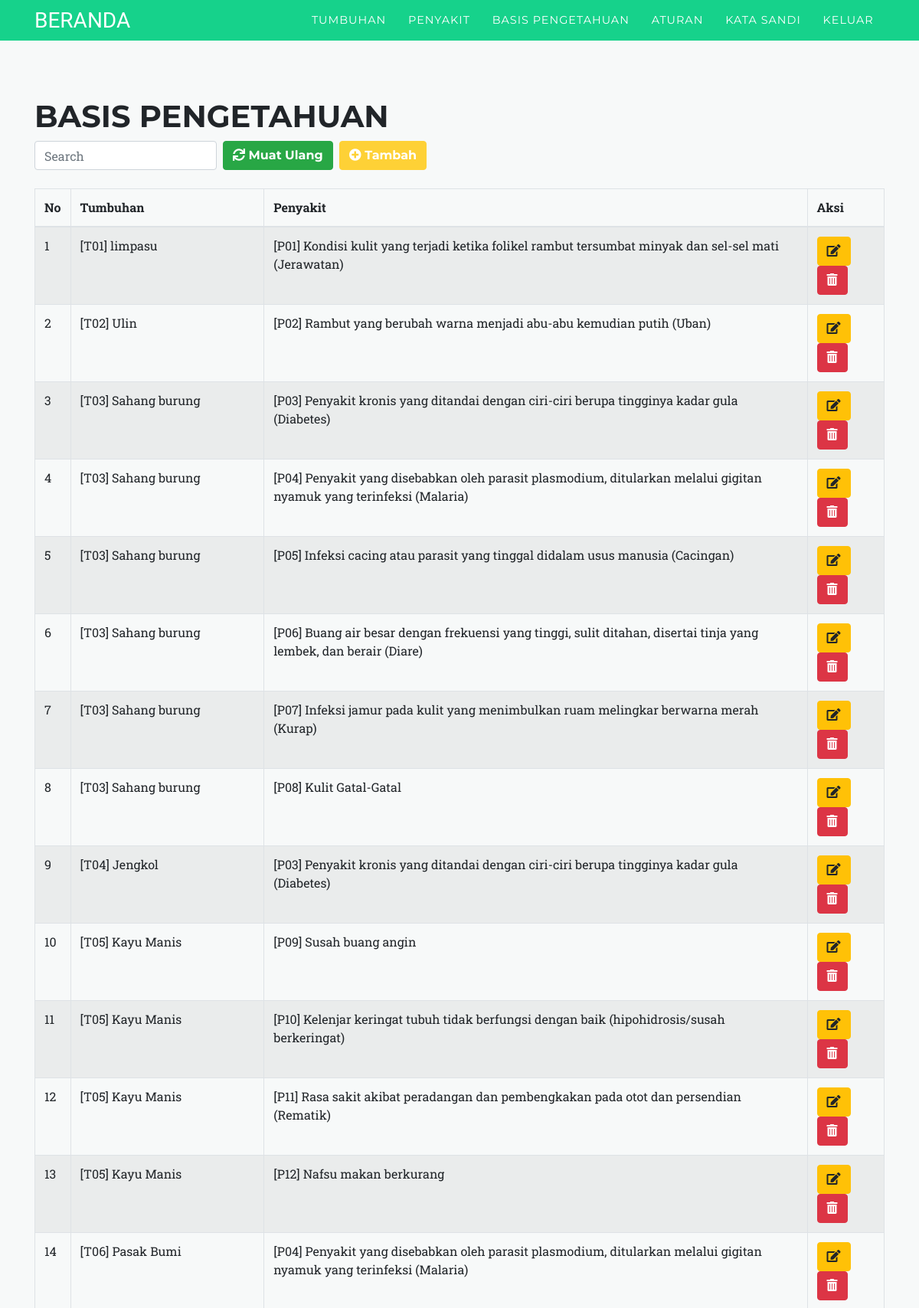
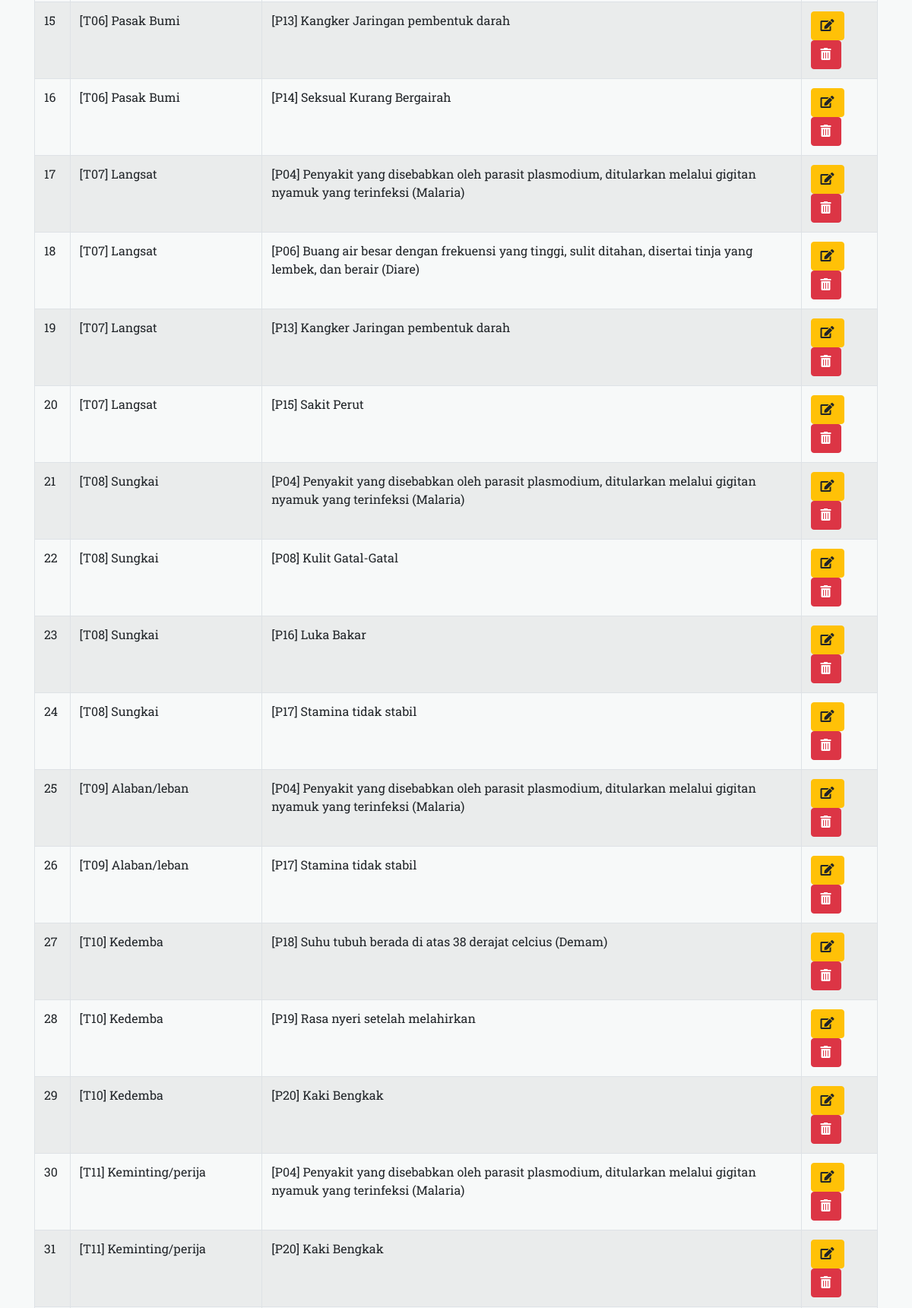
The app's page /index.php?m=relasi (signed in, upper part) with its own data (2 pictures, top to bottom).
### tables this page shows
CREATE TABLE `relasi` (
  `ID` int(11) NOT NULL,
  `kode_tumbuhan` varchar(16) DEFAULT NULL,
  `kode_penyakit` varchar(16) DEFAULT NULL
);

CREATE TABLE `tumbuhan` (
  `kode_tumbuhan` varchar(16) NOT NULL,
  `nama_tumbuhan` varchar(255) DEFAULT NULL,
  `khasiat` text DEFAULT NULL,
  `solusi` text DEFAULT NULL
);

CREATE TABLE `penyakit` (
  `kode_penyakit` varchar(16) NOT NULL,
  `nama_penyakit` varchar(255) DEFAULT NULL
);

### bahasa_indonesia.php (called while the page is built, shortened)
<?php
$lang_menu_tumbuhan = "Tumbuhan";
$lang_menu_aksi = "Aksi";
$lang_menu_penyakit = "Penyakit";
$lang_menu_knowledgebased = "BASIS PENGETAHUAN";
$lang_menu_pencarian = "Search ";
$lang_menu_refresh = "Muat Ulang";
$lang_menu_tambah = "Tambah";
?>

### functions.php (called while the page is built, shortened)
<?php
$config["server"]='localhost';
$config["username"]='root';
$config["password"]='';
$config["database_name"]='dbtum';
include'includes/db.php';
$db = new DB($config['server'], $config['username'], $config['password'], $config['database_name']);
include'includes/general.php';

### includes/general.php (called while the page is built, shortened)
<?php
function esc_field($str){
    if (!get_magic_quotes_gpc())
        return addslashes($str);
    else
        return $str;
}

### includes/db.php (called while the page is built, shortened)
<?php
class DB{
    var $conn = null;
    public function __construct($host, $username, $passwd, $dbname){
        $this->conn = mysqli_connect($host, $username, $passwd, $dbname);
    }
    public function query($sql){
        $query = mysqli_query($this->conn, $sql) or die('<pre>Error mysqli_query: ' . mysqli_error($this->conn) . '<br />' . $sql . '</pre>');
        return $query;
    }
    public function get_results($sql){
        $query = $this->query($sql);
        $arr = array();
        while($row = mysqli_fetch_object($query)){
            $arr[] = $row;
        }
        return $arr;
    }
}

### relasi.php (the view, shortened to what this page needs)
<br><br><br>
<div class="page-header">
    <h1><?php echo $lang_menu_knowledgebased;?></h1>
</div>
<div class="panel panel-default">
    <div class="panel-heading">
        <form class="form-inline">
            <div class="form-group">
                <input class="form-control" type="text" placeholder="<?php echo $lang_menu_pencarian;?>" name="q" value="<?=$_GET['q']?>" />
            </div>&nbsp;&nbsp;
            <div class="form-group">
                <button class="btn btn-success"><i class="fa fa-refresh" aria-hidden="true"></i> <?php echo $lang_menu_refresh;?></button>
            </div>&nbsp;&nbsp;
            <div class="form-group">
                <a class="btn btn-primary" href="?m=relasi_tambah"><i class="fa fa-plus-circle" aria-hidden="true"></i> <?php echo $lang_menu_tambah;?></a>
            </div>
        </form>
    </div><br>
    <div class="table-responsive">
        <table class="table table-bordered table-hover table-striped">
            <thead><tr class="nw">
                <th>No</th>
                <th><?php echo $lang_menu_tumbuhan;?></th>
                <th><?php echo $lang_menu_penyakit;?></th>
<th><?php echo $lang_menu_aksi;?></th>
            </tr></thead>
            <?php
            $q = esc_field($_GET['q']);
            $rows = $db->get_results("SELECT r.ID, r.kode_penyakit, d.kode_tumbuhan,  g.nama_penyakit, d.nama_tumbuhan
                FROM relasi r INNER JOIN tumbuhan d ON d.`kode_tumbuhan`=r.`kode_tumbuhan` INNER JOIN penyakit g ON g.`kode_penyakit`=r.`kode_penyakit`
                WHERE r.kode_penyakit LIKE '%$q%'
                    OR r.kode_tumbuhan LIKE '%$q%'
                    OR g.nama_penyakit LIKE '%$q%'
                    OR d.nama_tumbuhan LIKE '%$q%'
                ORDER BY r.kode_tumbuhan, r.kode_penyakit");
            $no=0;
            foreach($rows as $row):?>
            <tr>
                <td class="danger"><?=++$no ?></td>
                <td class="info">[<?=$row->kode_tumbuhan . '] ' . $row->nama_tumbuhan?></td>
                <td class="warning">[<?=$row->kode_penyakit . '] ' . $row->nama_penyakit?></td>
                <td class="success">
                    <a class="btn btn-xs btn-warning" href="?m=relasi_ubah&ID=<?=$row->ID?>"><i class="fa fa-edit" aria-hidden="true"></i></a>
                    <a class="btn btn-xs btn-danger" href="aksi.php?act=relasi_hapus&ID=<?=$row->ID?>" onclick="return confirm('Hapus data?')"><i class="fa fa-trash-alt" aria-hidden="true"></i></a>
                </td>
            </tr>
            <?php endforeach;?>
        </table>
    </div>
</div>

### biodata/css/modern-business.css (style rules this page uses)
body { padding-top: 56px; }

### records on screen
relasi: kode_tumbuhan.kode_tumbuhan "T01", kode_tumbuhan.nama_tumbuhan "limpasu", kode_penyakit "P01", kode_penyakit.nama_penyakit "Kondisi kulit yang terjadi ketika folikel rambut tersumbat minyak dan sel-sel mati (Jerawatan)"
relasi: kode_tumbuhan.kode_tumbuhan "T02", kode_tumbuhan.nama_tumbuhan "Ulin", kode_penyakit "P02", kode_penyakit.nama_penyakit "Rambut yang berubah warna menjadi abu-abu kemudian putih (Uban)"
relasi: kode_tumbuhan.kode_tumbuhan "T03", kode_tumbuhan.nama_tumbuhan "Sahang burung", kode_penyakit "P03", kode_penyakit.nama_penyakit "Penyakit kronis yang ditandai dengan ciri-ciri berupa tingginya kadar gula (Diabetes)"
relasi: kode_tumbuhan.kode_tumbuhan "T03", kode_tumbuhan.nama_tumbuhan "Sahang burung", kode_penyakit "P04", kode_penyakit.nama_penyakit "Penyakit yang disebabkan oleh parasit plasmodium, ditularkan melalui gigitan nyamuk yang terinfeksi (Malaria)"
relasi: kode_tumbuhan.kode_tumbuhan "T03", kode_tumbuhan.nama_tumbuhan "Sahang burung", kode_penyakit "P05", kode_penyakit.nama_penyakit "Infeksi cacing atau parasit yang tinggal didalam usus manusia (Cacingan)"
relasi: kode_tumbuhan.kode_tumbuhan "T03", kode_tumbuhan.nama_tumbuhan "Sahang burung", kode_penyakit "P06", kode_penyakit.nama_penyakit "Buang air besar dengan frekuensi yang tinggi, sulit ditahan, disertai tinja yang lembek, dan berair (Diare)"
relasi: kode_tumbuhan.kode_tumbuhan "T03", kode_tumbuhan.nama_tumbuhan "Sahang burung", kode_penyakit "P07", kode_penyakit.nama_penyakit "Infeksi jamur pada kulit yang menimbulkan ruam melingkar berwarna merah (Kurap)"
relasi: kode_tumbuhan.kode_tumbuhan "T03", kode_tumbuhan.nama_tumbuhan "Sahang burung", kode_penyakit "P08", kode_penyakit.nama_penyakit "Kulit Gatal-Gatal"
relasi: kode_tumbuhan.kode_tumbuhan "T04", kode_tumbuhan.nama_tumbuhan "Jengkol", kode_penyakit "P03", kode_penyakit.nama_penyakit "Penyakit kronis yang ditandai dengan ciri-ciri berupa tingginya kadar gula (Diabetes)"
relasi: kode_tumbuhan.kode_tumbuhan "T05", kode_tumbuhan.nama_tumbuhan "Kayu Manis", kode_penyakit "P09", kode_penyakit.nama_penyakit "Susah buang angin"
relasi: kode_tumbuhan.kode_tumbuhan "T05", kode_tumbuhan.nama_tumbuhan "Kayu Manis", kode_penyakit "P10", kode_penyakit.nama_penyakit "Kelenjar keringat tubuh tidak berfungsi dengan baik (hipohidrosis/susah berkeringat)"
relasi: kode_tumbuhan.kode_tumbuhan "T05", kode_tumbuhan.nama_tumbuhan "Kayu Manis", kode_penyakit "P11", kode_penyakit.nama_penyakit "Rasa sakit akibat peradangan dan pembengkakan pada otot dan persendian (Rematik)"
relasi: kode_tumbuhan.kode_tumbuhan "T05", kode_tumbuhan.nama_tumbuhan "Kayu Manis", kode_penyakit "P12", kode_penyakit.nama_penyakit "Nafsu makan berkurang"
relasi: kode_tumbuhan.kode_tumbuhan "T06", kode_tumbuhan.nama_tumbuhan "Pasak Bumi", kode_penyakit "P04", kode_penyakit.nama_penyakit "Penyakit yang disebabkan oleh parasit plasmodium, ditularkan melalui gigitan nyamuk yang terinfeksi (Malaria)"
relasi: kode_tumbuhan.kode_tumbuhan "T06", kode_tumbuhan.nama_tumbuhan "Pasak Bumi", kode_penyakit "P13", kode_penyakit.nama_penyakit "Kangker Jaringan pembentuk darah"
relasi: kode_tumbuhan.kode_tumbuhan "T06", kode_tumbuhan.nama_tumbuhan "Pasak Bumi", kode_penyakit "P14", kode_penyakit.nama_penyakit "Seksual Kurang Bergairah"
relasi: kode_tumbuhan.kode_tumbuhan "T07", kode_tumbuhan.nama_tumbuhan "Langsat", kode_penyakit "P04", kode_penyakit.nama_penyakit "Penyakit yang disebabkan oleh parasit plasmodium, ditularkan melalui gigitan nyamuk yang terinfeksi (Malaria)"
relasi: kode_tumbuhan.kode_tumbuhan "T07", kode_tumbuhan.nama_tumbuhan "Langsat", kode_penyakit "P06", kode_penyakit.nama_penyakit "Buang air besar dengan frekuensi yang tinggi, sulit ditahan, disertai tinja yang lembek, dan berair (Diare)"
relasi: kode_tumbuhan.kode_tumbuhan "T07", kode_tumbuhan.nama_tumbuhan "Langsat", kode_penyakit "P13", kode_penyakit.nama_penyakit "Kangker Jaringan pembentuk darah"
relasi: kode_tumbuhan.kode_tumbuhan "T07", kode_tumbuhan.nama_tumbuhan "Langsat", kode_penyakit "P15", kode_penyakit.nama_penyakit "Sakit Perut"
relasi: kode_tumbuhan.kode_tumbuhan "T08", kode_tumbuhan.nama_tumbuhan "Sungkai", kode_penyakit "P04", kode_penyakit.nama_penyakit "Penyakit yang disebabkan oleh parasit plasmodium, ditularkan melalui gigitan nyamuk yang terinfeksi (Malaria)"
relasi: kode_tumbuhan.kode_tumbuhan "T08", kode_tumbuhan.nama_tumbuhan "Sungkai", kode_penyakit "P08", kode_penyakit.nama_penyakit "Kulit Gatal-Gatal"
relasi: kode_tumbuhan.kode_tumbuhan "T08", kode_tumbuhan.nama_tumbuhan "Sungkai", kode_penyakit "P16", kode_penyakit.nama_penyakit "Luka Bakar"
relasi: kode_tumbuhan.kode_tumbuhan "T08", kode_tumbuhan.nama_tumbuhan "Sungkai", kode_penyakit "P17", kode_penyakit.nama_penyakit "Stamina tidak stabil"
relasi: kode_tumbuhan.kode_tumbuhan "T09", kode_tumbuhan.nama_tumbuhan "Alaban/leban", kode_penyakit "P04", kode_penyakit.nama_penyakit "Penyakit yang disebabkan oleh parasit plasmodium, ditularkan melalui gigitan nyamuk yang terinfeksi (Malaria)"
relasi: kode_tumbuhan.kode_tumbuhan "T09", kode_tumbuhan.nama_tumbuhan "Alaban/leban", kode_penyakit "P17", kode_penyakit.nama_penyakit "Stamina tidak stabil"
relasi: kode_tumbuhan.kode_tumbuhan "T10", kode_tumbuhan.nama_tumbuhan "Kedemba", kode_penyakit "P18", kode_penyakit.nama_penyakit "Suhu tubuh berada di atas 38 derajat celcius (Demam)"
relasi: kode_tumbuhan.kode_tumbuhan "T10", kode_tumbuhan.nama_tumbuhan "Kedemba", kode_penyakit "P19", kode_penyakit.nama_penyakit "Rasa nyeri setelah melahirkan"
relasi: kode_tumbuhan.kode_tumbuhan "T10", kode_tumbuhan.nama_tumbuhan "Kedemba", kode_penyakit "P20", kode_penyakit.nama_penyakit "Kaki Bengkak"
relasi: kode_tumbuhan.kode_tumbuhan "T11", kode_tumbuhan.nama_tumbuhan "Keminting/perija", kode_penyakit "P04", kode_penyakit.nama_penyakit "Penyakit yang disebabkan oleh parasit plasmodium, ditularkan melalui gigitan nyamuk yang terinfeksi (Malaria)"
relasi: kode_tumbuhan.kode_tumbuhan "T11", kode_tumbuhan.nama_tumbuhan "Keminting/perija", kode_penyakit "P20", kode_penyakit.nama_penyakit "Kaki Bengkak"

### other values on screen
$lang_judul "BERANDA"
$lang_menu_pest "TUMBUHAN"
$lang_menu_indication "PENYAKIT"
$lang_menu_knowledgebased "BASIS PENGETAHUAN"
$lang_menu_rules "ATURAN"
$lang_menu_password "KATA SANDI"
$lang_menu_logout "KELUAR"
$lang_menu_refresh "Muat Ulang"
$lang_menu_tambah "Tambah"
$lang_menu_tumbuhan "Tumbuhan"
$lang_menu_penyakit "Penyakit"
$lang_menu_aksi "Aksi"
